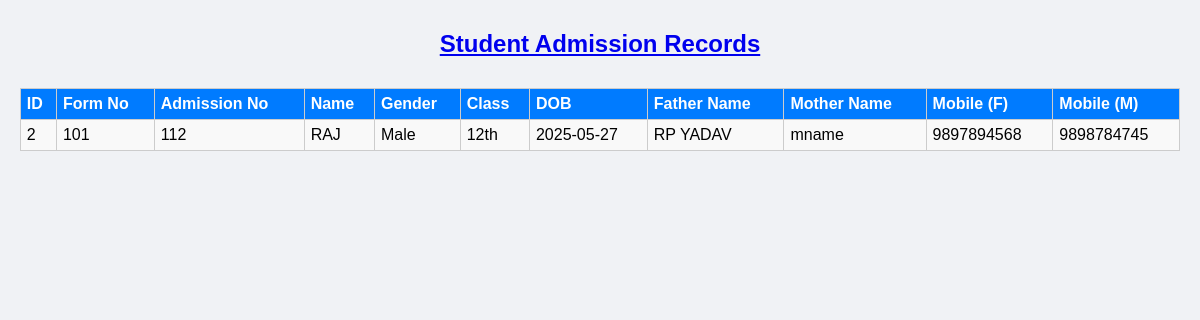
Screenshot of /ERP/view_admissions.php with the database file from the repository.
### tables this page shows
CREATE TABLE `student_admissions` (
  `id` int(11) NOT NULL,
  `form_no` varchar(20) DEFAULT NULL,
  `admission_no` varchar(20) NOT NULL,
  `student_name` varchar(100) DEFAULT NULL,
  `gender` varchar(10) DEFAULT NULL,
  `type` varchar(20) DEFAULT NULL,
  `caste` varchar(20) DEFAULT NULL,
  `transport` varchar(5) DEFAULT NULL,
  `pickup_stoppage` varchar(100) DEFAULT NULL,
  `house` varchar(20) DEFAULT NULL,
  `distance` varchar(50) DEFAULT NULL,
  `student_class` varchar(50) DEFAULT NULL,
  `nationality` varchar(50) DEFAULT NULL,
  `dob` date DEFAULT NULL,
  `doa` date DEFAULT NULL,
  `religion` varchar(50) DEFAULT NULL,
  `siblings` varchar(50) DEFAULT NULL,
  `height` varchar(10) DEFAULT NULL,
  `weight` varchar(10) DEFAULT NULL,
  `apar_id` varchar(50) DEFAULT NULL,
  `pen` varchar(50) DEFAULT NULL,
  `sssmid` varchar(50) DEFAULT NULL,
  `aadhar_no` varchar(20) DEFAULT NULL,
  `account_no` varchar(30) DEFAULT NULL,
  `ifsc_code` varchar(20) DEFAULT NULL,
  `previous_school` varchar(100) DEFAULT NULL,
  `reason_change` varchar(100) DEFAULT NULL,
  `class_passed` varchar(20) DEFAULT NULL,
  `marks_obtained` varchar(20) DEFAULT NULL,
  `father_name` varchar(100) DEFAULT NULL,
  `mother_name` varchar(100) DEFAULT NULL,
  `father_qualification` varchar(50) DEFAULT NULL,
  `mother_qualification` varchar(50) DEFAULT NULL,
  `father_profession` varchar(50) DEFAULT NULL,
  `mother_profession` varchar(50) DEFAULT NULL,
  `father_email` varchar(100) DEFAULT NULL,
  `mother_email` varchar(100) DEFAULT NULL,
  `father_aadhar` varchar(20) DEFAULT NULL,
  `mother_aadhar` varchar(20) DEFAULT NULL,
  `res_address_f` text DEFAULT NULL,
  `res_address_m` text DEFAULT NULL,
  `office_address_f` text DEFAULT NULL,
  `office_address_m` text DEFAULT NULL,
  `mobile_father` varchar(15) DEFAULT NULL,
  `mobile_mother` varchar(15) DEFAULT NULL,
  `fee_concession` varchar(20) DEFAULT NULL,
  `concession_amt` varchar(10) DEFAULT NULL,
  `only_child` varchar(5) DEFAULT NULL,
  `siblings_in_school` varchar(5) DEFAULT NULL
);

### ERP/view_admissions.php (the view, shortened to what this page needs)
<?php
$host = "localhost";
$user = "root";
$password = "";
$database = "school_erp";
$conn = new mysqli($host, $user, $password, $database);
$sql = "SELECT * FROM student_admissions ORDER BY id DESC";
$result = $conn->query($sql);
?>
<!DOCTYPE html>
<html>
<head>
</head>
<body>
    <a href="front_desk.php"><h2>Student Admission Records</h2></a>
    <table>
        <tr>
            <th>ID</th>
            <th>Form No</th>
            <th>Admission No</th>
            <th>Name</th>
            <th>Gender</th>
            <th>Class</th>
            <th>DOB</th>
            <th>Father Name</th>
            <th>Mother Name</th>
            <th>Mobile (F)</th>
            <th>Mobile (M)</th>
        </tr>
        <?php
        if ($result->num_rows > 0) {
            while($row = $result->fetch_assoc()) {
                echo "<tr>
                    <td>{$row['id']}</td>
                    <td>{$row['form_no']}</td>
                    <td>{$row['admission_no']}</td>
                    <td>{$row['student_name']}</td>
                    <td>{$row['gender']}</td>
                    <td>{$row['student_class']}</td>
                    <td>{$row['dob']}</td>
                    <td>{$row['father_name']}</td>
                    <td>{$row['mother_name']}</td>
                    <td>{$row['mobile_father']}</td>
                    <td>{$row['mobile_mother']}</td>
                </tr>";
            }
        } else {
            echo "<tr><td colspan='11' style='text-align:center;'>No records found</td></tr>";
        }
        ?>
    </table>
</body>
</html>

### ERP/view_admissions.php (style rules this page uses)
body { font-family: Arial; background-color: #f0f2f5; }
h2 { text-align: center; padding: 10px; }
table { width: 98%; margin: auto; border-collapse: collapse; background: white; }
th, td { border: 1px solid #ccc; padding: 6px; text-align: left; }
th { background-color: #007bff; color: white; }
tr:nth-child(even) { background-color: #f9f9f9; }

### rows the page displays
student_admissions: id "2", form_no "101", admission_no "112", student_name "RAJ", gender "Male", student_class "12th", dob "2025-05-27", father_name "RP YADAV", mother_name "mname", mobile_father "9897894568", mobile_mother "9898784745"
